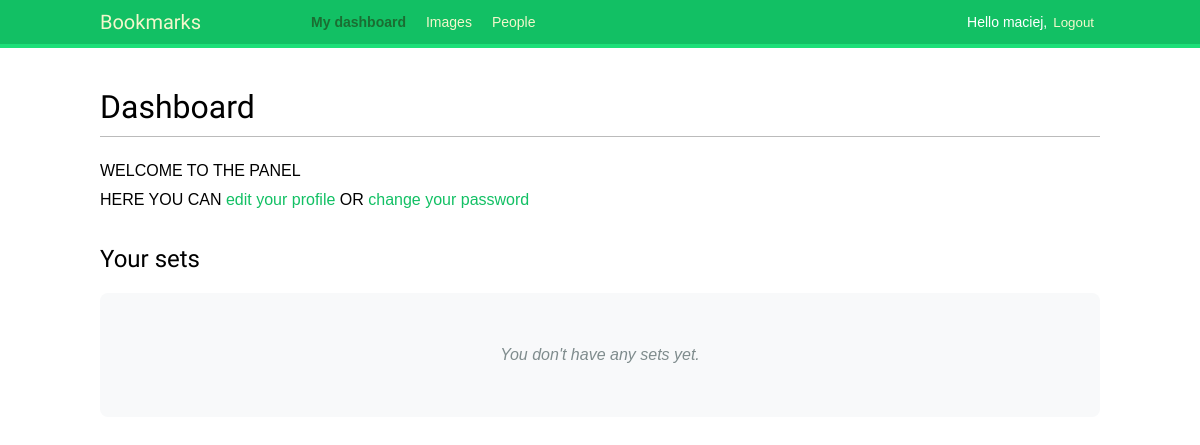
Before: /account/ (signed in) with the older database file.
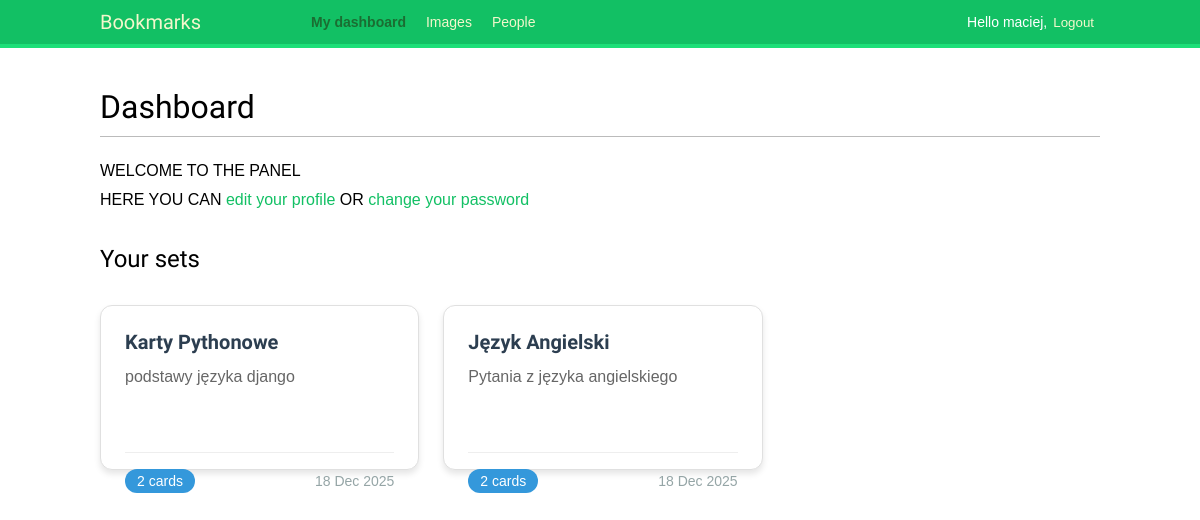
After: the same page with the newer database file.
### sets/models.py (models this page shows, shortened)
class Set(models.Model):
    owner=models.ForeignKey(
        User,
        on_delete=models.CASCADE,
        related_name='sets'
    )
    name = models.CharField(max_length=255, unique=True)
    description = models.CharField(blank=True)
    created_at = models.DateTimeField(auto_now_add=True)
    @property
    def cards_count(self):
        return self.cards.count()

### account/views.py (the view)
# urls.py: path('', dashboard, name='dashboard'),
@login_required
def dashboard(request):
    sets = Set.objects.filter(owner=request.user)
    return render(
        request,
        'account/dashboard.html',
        {
            'section': 'dashboard',
            'sets': sets
        }
    )

### account/templates/account/dashboard.html (shortened to what this page needs)
{% extends "base.html" %}
{% block content %}
  <h1>Dashboard</h1>
  <p>
    WELCOME TO THE PANEL
    <br>
    HERE YOU CAN <a href="{% url 'edit' %}">edit your profile</a> OR <a href="{% url 'password_change' %}">change your password</a>
  </p>
  <h2>Your sets</h2>
  {% include 'sets/sets_plates.html' %}
{% endblock %}

### account/templates/base.html (shortened to what this page needs)
{% load static %}
<!DOCTYPE html>
<html>
<head>
  <link href="{% static "css/base.css" %}" rel="stylesheet">
</head>
<body>
  <div id="header">
    <span class="logo">Bookmarks</span>
    {% if request.user.is_authenticated %}
      <ul class="menu">
        <li {% if section == "dashboard" %}class="selected"{% endif %}>
          <a href="{% url "dashboard" %}">My dashboard</a>
        </li>
        <li {% if section == "images" %}class="selected"{% endif %}>
          <a href="#">Images</a>
        </li>
        <li {% if section == "people" %}class="selected"{% endif %}>
          <a href="#">People</a>
        </li>
      </ul>
    {% endif %}
    <span class="user">
      {% if request.user.is_authenticated %}
        Hello {{ request.user.first_name|default:request.user.username }},
        <form action="{% url "logout" %}" method="post">
          <button type="submit">Logout</button>
        </form>
      {% else %}
        <a href="{% url "login" %}">Log-in</a>
      {% endif %}
    </span>
  </div>
  <div id="content">
    {% block content %}
    {% endblock %}
  </div>
</body>
</html>

### sets/templates/sets/sets_plates.html
{% load static %}
<head>
  <link href="{% static "styles/sets_styles.css" %}" rel="stylesheet">
</head>
{% if sets %}
  <div id="sets-container">
    <ul class="sets-grid">
      {% for set in sets %}
        <li class="set-card">
          <div class="set-content">
            <h3 class="set-title">{{ set.name }}</h3>
            <p class="set-description">{{ set.description|default:"No description" }}</p>
            <div class="set-footer">
              <span class="card-count">{{ set.cards_count }} cards</span>
              <small class="set-date">{{ set.created_at|date:"d M Y" }}</small>
            </div>
          </div>
        </li>
      {% endfor %}
    </ul>
  </div>
{% else %}
  <p class="empty-state">You don't have any sets yet.</p>
{% endif %}

### account/static/css/base.css (style rules this page uses)
body { margin:0; padding:0; font-family:helvetica, sans-serif; }
p { line-height: 1.8; }
a { color:#12c064; text-decoration:none; }
h1, h2, h3, h4, h5 , h6 { font-family: 'Muli', sans-serif; font-weight:normal; }
h1 { border-bottom:1px solid #bbb; padding:0 0 10px 0; margin:10px 0 20px 0; }
h2 { margin:30px 0 20px; }
#header { padding:10px 100px; font-size:14px; background:#12c064; color:#fff; border-bottom:4px solid #1cdf78; overflow:auto; }
#header .logo { font-family: 'Muli', sans-serif; float:left; color:#f3f7cc; font-size:20px; margin-right:10%; }
#header ul.menu { list-style:none; float:left; margin:0; padding:0; }
#header ul.menu li { float:left; padding:4px 10px; }
#header ul.menu li.selected a, #header ul.menu li.selected a:hover { color:#1b6d32; font-weight:bold; }
#header a { color:#f3f7cc; }
#header .user { float:right; padding-top:4px; }
#header .user form { display:inline; float:right; }
#header .user button { background:none; color:#f3f7cc; border:none; cursor:pointer; float:left; display:inline; }
#content { padding:30px 100px; }
form { overflow:auto; }

### sets/static/styles/sets_styles.css (style rules this page uses)
#sets-container { margin: 2rem 0; }
.sets-grid { list-style: none; padding: 0; margin: 0; display: flex; flex-wrap: wrap; gap: 1.5rem; }
.set-card { background: white; border-radius: 12px; box-shadow: 0 4px 6px rgba(0, 0, 0, 0.1); border: 1px solid #e0e0e0; width: calc(33.333% - 1rem); min-width: 250px; transition: transform 0.2s, box-shadow 0.2s; }
.set-content { padding: 1.5rem; height: 100%; display: flex; flex-direction: column; }
.set-title { margin: 0 0 0.75rem 0; font-size: 1.25rem; color: #2c3e50; font-weight: 600; }
.set-description { margin: 0 0 1rem 0; color: #666; line-height: 1.4; flex-grow: 1; }
.set-footer { display: flex; justify-content: space-between; align-items: center; padding-top: 1rem; border-top: 1px solid #eee; margin-top: auto; }
.card-count { background: #3498db; color: white; padding: 0.25rem 0.75rem; border-radius: 20px; font-size: 0.875rem; font-weight: 500; }
.set-date { color: #95a5a6; font-size: 0.875rem; }

Changed rows visible on the page:
added Set: name "Karty Pythonowe", description "podstawy języka django", cards_count "2", created_at "18 Dec 2025"
added Set: name "Język Angielski", description "Pytania z języka angielskiego", cards_count "2", created_at "18 Dec 2025"
Other visible differences:
text no longer shown: "You don't have any sets yet."
